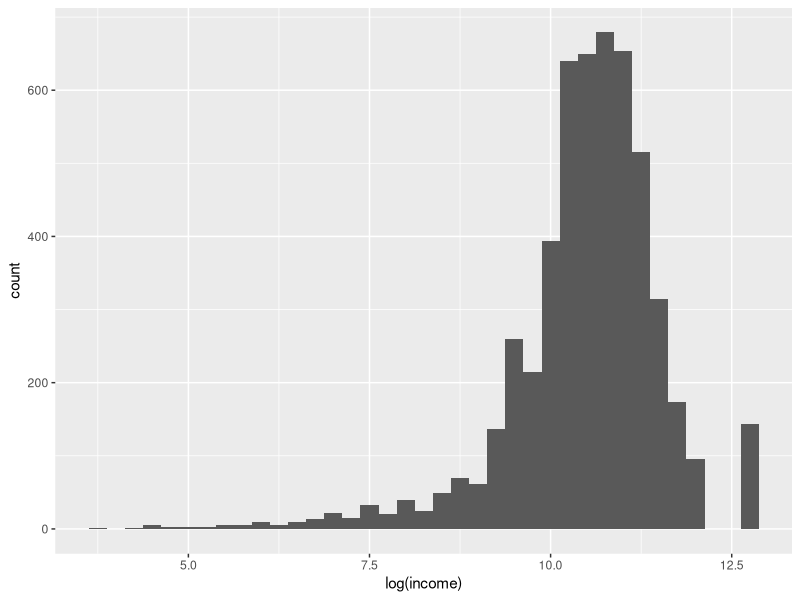
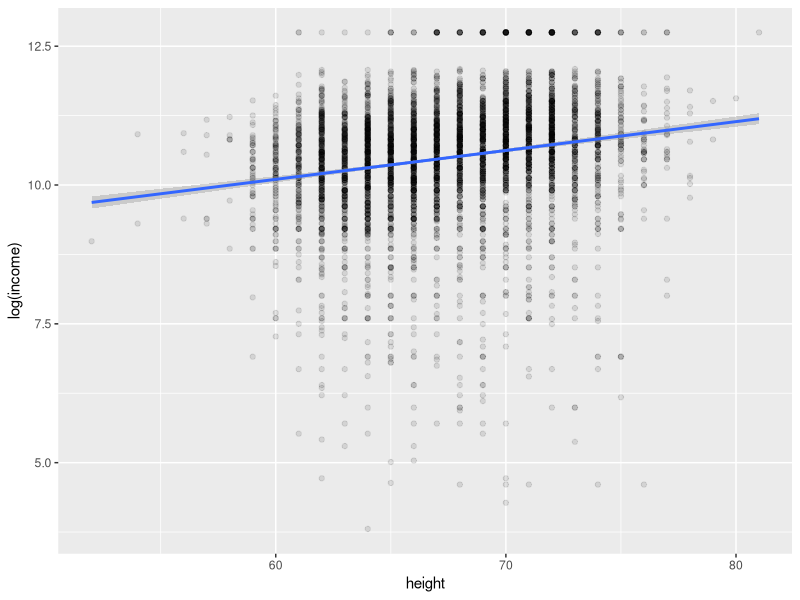
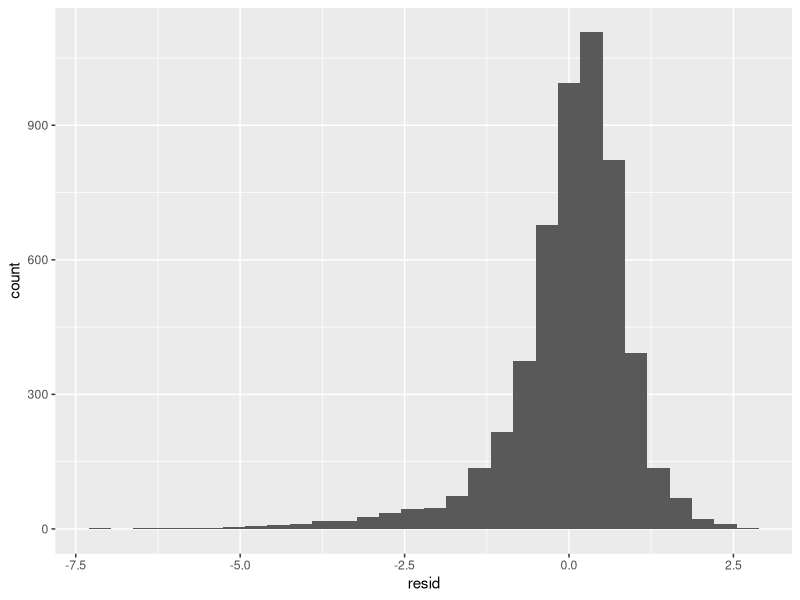
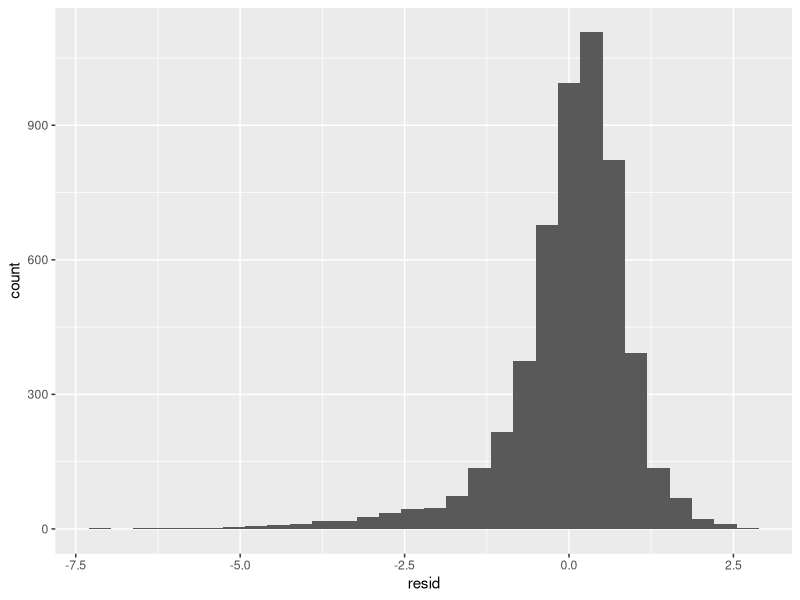
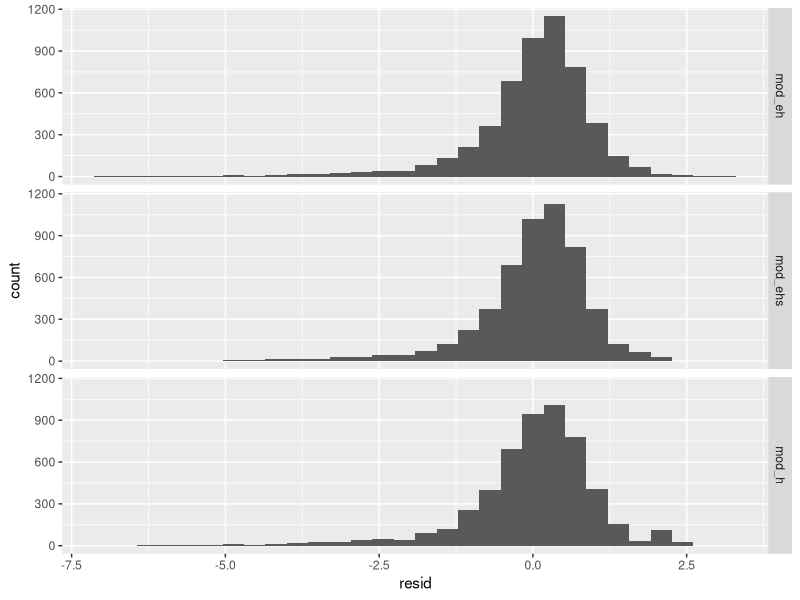

Recreate these plots in R, in order.
## ---- chunk 1
library(tidyverse)
library(modelr)
library(broom)

# Import wages here

# Fall back in case you cannot load wages
 wages <- heights %>%
    filter(income > 0) %>%
    mutate(marital = as.character(marital),
           sex = as.character(sex))
## ---- chunk 2
wages
## ---- chunk 3
wages %>%
 ggplot(aes(log(income))) + geom_histogram(binwidth = 0.25)
## ---- chunk 4
mod_e <- lm(log(income) ~ education, data = wages)
mod_e
## ---- chunk 5
class(mod_e)
## ---- chunk 6
mod_h <- wages %>% 
  lm(log(income) ~ height, data = .)
mod_h %>% 
  tidy()
## ---- chunk 7
mod_h %>%
 glance() %>%
 select(adj.r.squared, p.value)
## ---- chunk 8
mod_h %>%
 tidy() %>% filter(p.value < 0.05)
## ---- chunk 9
mod_e %>%
 tidy() %>% filter(p.value < 0.05)
## ---- chunk 10
mod_eh <- wages %>%
 lm(log(income) ~ education + height, data = .)
mod_eh %>%
 tidy()
## ---- chunk 11
mod_ehs <- wages %>% 
  lm(log(income) ~ education + height + sex, data = .)

mod_ehs %>% 
  tidy()
## ---- chunk 12
wages <-
  wages %>% 
  mutate(sex = factor(sex, levels = c('male', 'female')))
## ---- chunk 13
wages %>% 
  lm(log(income) ~ education + height + sex, data = .) %>% 
  tidy()
## ---- chunk 14
wages %>%
     ggplot(aes(x = height, y = log(income))) +
     geom_point(alpha = 0.1) +
  geom_smooth(method = lm)
## ---- chunk 15
wages %>%
 add_residuals(mod_ehs) %>%
 ggplot() +
 geom_histogram(aes(resid))
## ---- chunk 16
wages %>%
 add_residuals(mod_ehs) %>%
 ggplot() +
 geom_histogram(aes(resid))
## ---- chunk 17
wages %>%
  spread_residuals(mod_h, mod_eh, mod_ehs)
## ---- chunk 18
wages %>% 
  gather_residuals(mod_h, mod_eh, mod_ehs)
## ---- chunk 19

# In case you haven't made the three models
mod_h <- wages %>% lm(log(income) ~ height, data = .)
mod_eh <- wages %>% lm(log(income) ~ education + height, data = .)
mod_ehs <- wages %>% lm(log(income) ~ education + height + sex, data = .)

# Be sure to remove or comment out each _ before running the code
wages %>% 
  gather_residuals(mod_h, mod_eh, mod_ehs) %>% 
  ggplot() + 
    geom_histogram(aes(x = resid)) +
    facet_grid(model ~ .)
